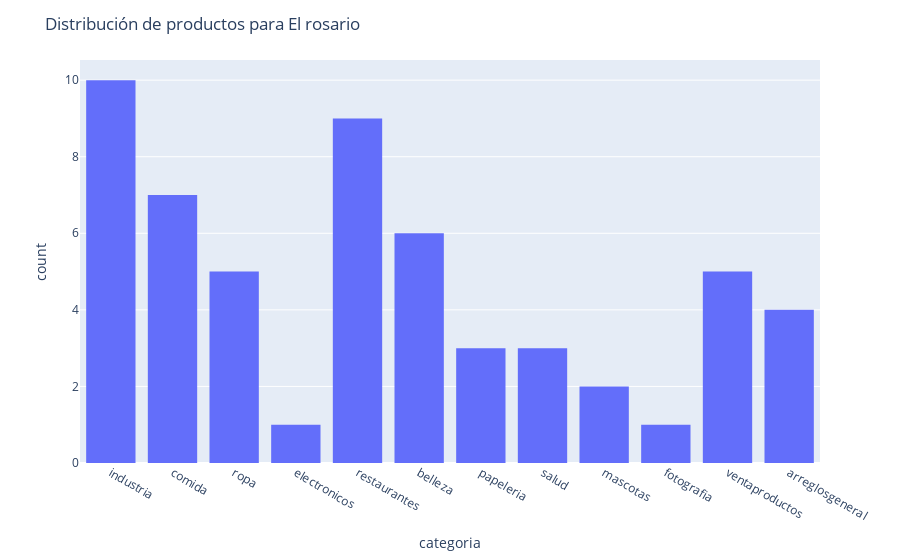

The cell this chart's notebook holds for it:
### Code cell
view_products_from('el rosario', df)

### Figure 1 — Plotly figure (JSON) as saved in the notebook; plotly's stock layout.template omitted (floating-point values rounded to 4 significant figures)
{"data": [{"alignmentgroup": "True", "bingroup": "x", "hovertemplate": "categoria=%{x}<br>count=%{y}<extra></extra>", "legendgroup": "", "marker": {"color": "#636efa"}, "name": "", "offsetgroup": "", "orientation": "v", "showlegend": false, "type": "histogram", "x": ["industria", "comida", "ropa", "industria", "electronicos", "restaurantes", "comida", "restaurantes", "belleza", "papeleria", "salud", "comida", "comida", "comida", "salud", "restaurantes", "mascotas", "papeleria", "ropa", "belleza", "industria", "ropa", "belleza", "restaurantes", "fotografia", "ventaproductos", "restaurantes", "salud", "industria", "ventaproductos", "restaurantes", "belleza", "arreglosgeneral", "ropa", "industria", "belleza", "comida", "arreglosgeneral", "ventaproductos", "industria", "arreglosgeneral", "restaurantes", "industria", "restaurantes", "restaurantes", "industria", "comida", "ventaproductos", "mascotas", "industria", "belleza", "industria", "ventaproductos", "ropa", "papeleria", "arreglosgeneral"], "xaxis": "x", "yaxis": "y"}], "layout": {"barmode": "relative", "legend": {"tracegroupgap": 0}, "margin": {"t": 60}, "title": {"text": "Distribución de productos para El rosario"}, "xaxis": {"anchor": "y", "domain": [0, 1], "title": {"text": "categoria"}}, "yaxis": {"anchor": "x", "domain": [0, 1], "title": {"text": "count"}}}}
